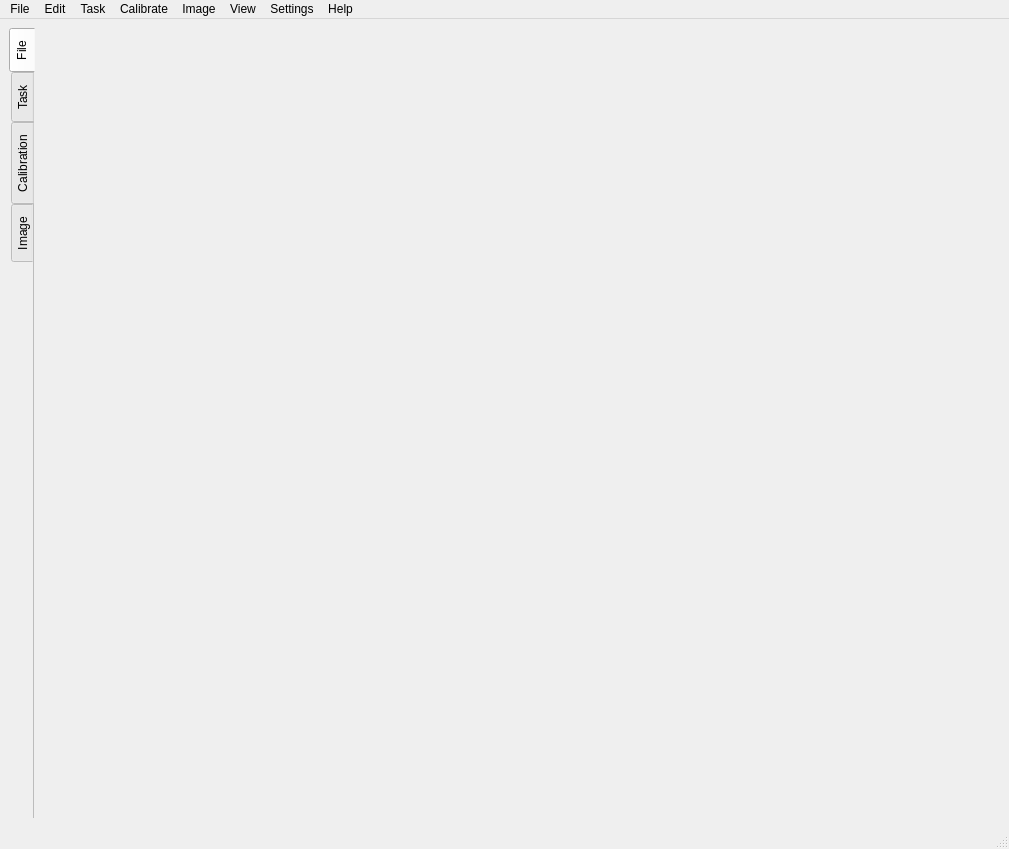
<?xml version="1.0" encoding="UTF-8"?>
<ui version="4.0">
 <class>MainWindow</class>
 <widget class="QMainWindow" name="MainWindow">
  <property name="geometry">
   <rect>
    <x>0</x>
    <y>0</y>
    <width>1009</width>
    <height>849</height>
   </rect>
  </property>
  <property name="windowTitle">
   <string>MainWindow</string>
  </property>
  <widget class="QWidget" name="centralwidget">
   <layout class="QVBoxLayout" name="verticalLayout">
    <item>
     <layout class="QHBoxLayout" name="horizontalLayout">
      <item>
       <widget class="QTabWidget" name="tabWidget">
        <property name="sizePolicy">
         <sizepolicy hsizetype="Minimum" vsizetype="Expanding">
          <horstretch>0</horstretch>
          <verstretch>0</verstretch>
         </sizepolicy>
        </property>
        <property name="minimumSize">
         <size>
          <width>384</width>
          <height>0</height>
         </size>
        </property>
        <property name="autoFillBackground">
         <bool>false</bool>
        </property>
        <property name="tabPosition">
         <enum>QTabWidget::West</enum>
        </property>
        <property name="currentIndex">
         <number>0</number>
        </property>
        <property name="elideMode">
         <enum>Qt::ElideLeft</enum>
        </property>
        <property name="documentMode">
         <bool>true</bool>
        </property>
        <property name="tabsClosable">
         <bool>false</bool>
        </property>
        <property name="movable">
         <bool>false</bool>
        </property>
        <property name="tabBarAutoHide">
         <bool>false</bool>
        </property>
        <widget class="WidgetFile" name="tab_File">
         <attribute name="title">
          <string>File</string>
         </attribute>
        </widget>
        <widget class="QWidget" name="tab_Task">
         <attribute name="title">
          <string>Task</string>
         </attribute>
         <layout class="QVBoxLayout" name="verticalLayout_13">
          <item>
           <widget class="QScrollArea" name="scrollArea_2">
            <property name="widgetResizable">
             <bool>true</bool>
            </property>
            <widget class="QWidget" name="scrollAreaWidgetContents_2">
             <property name="geometry">
              <rect>
               <x>0</x>
               <y>0</y>
               <width>341</width>
               <height>767</height>
              </rect>
             </property>
             <layout class="QVBoxLayout" name="verticalLayout_14">
              <item>
               <widget class="QGroupBox" name="groupBox_current_task">
                <property name="title">
                 <string>Current Task</string>
                </property>
                <layout class="QVBoxLayout" name="verticalLayout_3">
                 <item>
                  <layout class="QVBoxLayout" name="verticalLayout_2">
                   <item>
                    <layout class="QHBoxLayout" name="horizontalLayout_2">
                     <item>
                      <widget class="QLabel" name="label_2">
                       <property name="text">
                        <string>Task Name</string>
                       </property>
                      </widget>
                     </item>
                     <item>
                      <spacer name="horizontalSpacer_6">
                       <property name="orientation">
                        <enum>Qt::Horizontal</enum>
                       </property>
                       <property name="sizeHint" stdset="0">
                        <size>
                         <width>40</width>
                         <height>20</height>
                        </size>
                       </property>
                      </spacer>
                     </item>
                     <item>
                      <widget class="QLabel" name="label_task_name">
                       <property name="text">
                        <string>TextLabel</string>
                       </property>
                      </widget>
                     </item>
                    </layout>
                   </item>
                   <item>
                    <widget class="QLabel" name="label_task_executing">
                     <property name="text">
                      <string>A task is executing</string>
                     </property>
                    </widget>
                   </item>
                   <item>
                    <widget class="QProgressBar" name="progressBar">
                     <property name="value">
                      <number>24</number>
                     </property>
                    </widget>
                   </item>
                   <item>
                    <widget class="QListView" name="listView_task_queue">
                     <property name="sizePolicy">
                      <sizepolicy hsizetype="Expanding" vsizetype="Expanding">
                       <horstretch>0</horstretch>
                       <verstretch>0</verstretch>
                      </sizepolicy>
                     </property>
                     <property name="minimumSize">
                      <size>
                       <width>0</width>
                       <height>0</height>
                      </size>
                     </property>
                    </widget>
                   </item>
                   <item>
                    <widget class="QPushButton" name="pushButton_next_task">
                     <property name="text">
                      <string>Execute Task</string>
                     </property>
                    </widget>
                   </item>
                  </layout>
                 </item>
                </layout>
               </widget>
              </item>
              <item>
               <widget class="QGroupBox" name="groupBox_system_info">
                <property name="title">
                 <string>System Info</string>
                </property>
                <layout class="QVBoxLayout" name="verticalLayout_12">
                 <item>
                  <layout class="QVBoxLayout" name="verticalLayout_11" stretch="2,1,1,2,1,1,3,1,1">
                   <item>
                    <layout class="QHBoxLayout" name="horizontalLayout_3">
                     <item>
                      <layout class="QVBoxLayout" name="verticalLayout_8">
                       <item>
                        <widget class="QLabel" name="label">
                         <property name="text">
                          <string>CPU count</string>
                         </property>
                        </widget>
                       </item>
                       <item>
                        <widget class="QLabel" name="label_3">
                         <property name="text">
                          <string>CPU percent</string>
                         </property>
                        </widget>
                       </item>
                      </layout>
                     </item>
                     <item>
                      <spacer name="horizontalSpacer_2">
                       <property name="orientation">
                        <enum>Qt::Horizontal</enum>
                       </property>
                       <property name="sizeHint" stdset="0">
                        <size>
                         <width>40</width>
                         <height>20</height>
                        </size>
                       </property>
                      </spacer>
                     </item>
                     <item>
                      <layout class="QVBoxLayout" name="verticalLayout_5">
                       <item>
                        <widget class="QLabel" name="label_cpu_count">
                         <property name="text">
                          <string>TextLabel</string>
                         </property>
                        </widget>
                       </item>
                       <item>
                        <widget class="QLabel" name="label_cpu_percent">
                         <property name="text">
                          <string>TextLabel</string>
                         </property>
                        </widget>
                       </item>
                      </layout>
                     </item>
                    </layout>
                   </item>
                   <item>
                    <widget class="QProgressBar" name="progressBar_cpu_percent">
                     <property name="value">
                      <number>24</number>
                     </property>
                    </widget>
                   </item>
                   <item>
                    <spacer name="verticalSpacer">
                     <property name="orientation">
                      <enum>Qt::Vertical</enum>
                     </property>
                     <property name="sizeHint" stdset="0">
                      <size>
                       <width>20</width>
                       <height>40</height>
                      </size>
                     </property>
                    </spacer>
                   </item>
                   <item>
                    <layout class="QHBoxLayout" name="horizontalLayout_4">
                     <item>
                      <layout class="QVBoxLayout" name="verticalLayout_9">
                       <item>
                        <widget class="QLabel" name="label_4">
                         <property name="text">
                          <string>Memory Total</string>
                         </property>
                        </widget>
                       </item>
                       <item>
                        <widget class="QLabel" name="label_5">
                         <property name="text">
                          <string>Memory Available</string>
                         </property>
                        </widget>
                       </item>
                      </layout>
                     </item>
                     <item>
                      <spacer name="horizontalSpacer_3">
                       <property name="orientation">
                        <enum>Qt::Horizontal</enum>
                       </property>
                       <property name="sizeHint" stdset="0">
                        <size>
                         <width>40</width>
                         <height>20</height>
                        </size>
                       </property>
                      </spacer>
                     </item>
                     <item>
                      <layout class="QVBoxLayout" name="verticalLayout_6">
                       <item>
                        <widget class="QLabel" name="label_memory_total">
                         <property name="text">
                          <string>TextLabel</string>
                         </property>
                        </widget>
                       </item>
                       <item>
                        <widget class="QLabel" name="label_memory_available">
                         <property name="text">
                          <string>TextLabel</string>
                         </property>
                        </widget>
                       </item>
                      </layout>
                     </item>
                    </layout>
                   </item>
                   <item>
                    <widget class="QProgressBar" name="progressBar_memory_percent">
                     <property name="value">
                      <number>24</number>
                     </property>
                    </widget>
                   </item>
                   <item>
                    <spacer name="verticalSpacer_2">
                     <property name="orientation">
                      <enum>Qt::Vertical</enum>
                     </property>
                     <property name="sizeHint" stdset="0">
                      <size>
                       <width>20</width>
                       <height>40</height>
                      </size>
                     </property>
                    </spacer>
                   </item>
                   <item>
                    <layout class="QHBoxLayout" name="horizontalLayout_5">
                     <item>
                      <layout class="QVBoxLayout" name="verticalLayout_10">
                       <item>
                        <widget class="QLabel" name="label_14">
                         <property name="text">
                          <string>Disk Partition</string>
                         </property>
                        </widget>
                       </item>
                       <item>
                        <widget class="QLabel" name="label_6">
                         <property name="text">
                          <string>Disk Total</string>
                         </property>
                        </widget>
                       </item>
                       <item>
                        <widget class="QLabel" name="label_7">
                         <property name="text">
                          <string>Disk Available</string>
                         </property>
                        </widget>
                       </item>
                      </layout>
                     </item>
                     <item>
                      <spacer name="horizontalSpacer_4">
                       <property name="orientation">
                        <enum>Qt::Horizontal</enum>
                       </property>
                       <property name="sizeHint" stdset="0">
                        <size>
                         <width>40</width>
                         <height>20</height>
                        </size>
                       </property>
                      </spacer>
                     </item>
                     <item>
                      <layout class="QVBoxLayout" name="verticalLayout_7">
                       <item>
                        <widget class="QLabel" name="label_disk_partition">
                         <property name="text">
                          <string>TextLabel</string>
                         </property>
                        </widget>
                       </item>
                       <item>
                        <widget class="QLabel" name="label_disk_total">
                         <property name="text">
                          <string>TextLabel</string>
                         </property>
                        </widget>
                       </item>
                       <item>
                        <widget class="QLabel" name="label_disk_available">
                         <property name="text">
                          <string>TextLabel</string>
                         </property>
                        </widget>
                       </item>
                      </layout>
                     </item>
                    </layout>
                   </item>
                   <item>
                    <widget class="QProgressBar" name="progressBar_disk_percent">
                     <property name="value">
                      <number>24</number>
                     </property>
                    </widget>
                   </item>
                   <item>
                    <layout class="QHBoxLayout" name="horizontalLayout_6">
                     <item>
                      <widget class="QLabel" name="label_8">
                       <property name="text">
                        <string>Process IO</string>
                       </property>
                      </widget>
                     </item>
                     <item>
                      <spacer name="horizontalSpacer_5">
                       <property name="orientation">
                        <enum>Qt::Horizontal</enum>
                       </property>
                       <property name="sizeHint" stdset="0">
                        <size>
                         <width>40</width>
                         <height>20</height>
                        </size>
                       </property>
                      </spacer>
                     </item>
                     <item>
                      <widget class="QLabel" name="label_process_io">
                       <property name="text">
                        <string>TextLabel</string>
                       </property>
                      </widget>
                     </item>
                    </layout>
                   </item>
                  </layout>
                 </item>
                </layout>
               </widget>
              </item>
             </layout>
            </widget>
           </widget>
          </item>
         </layout>
        </widget>
        <widget class="QWidget" name="tab_Calibration">
         <attribute name="title">
          <string>Calibration</string>
         </attribute>
         <layout class="QVBoxLayout" name="verticalLayout_29">
          <item>
           <widget class="QScrollArea" name="scrollArea_3">
            <property name="widgetResizable">
             <bool>true</bool>
            </property>
            <widget class="QWidget" name="scrollAreaWidgetContents_3">
             <property name="geometry">
              <rect>
               <x>0</x>
               <y>0</y>
               <width>324</width>
               <height>944</height>
              </rect>
             </property>
             <layout class="QVBoxLayout" name="verticalLayout_28">
              <item>
               <widget class="QGroupBox" name="groupBox_4">
                <property name="title">
                 <string>Experimental Parameters</string>
                </property>
                <layout class="QVBoxLayout" name="verticalLayout_22">
                 <item>
                  <widget class="QTableView" name="tableView_parameters">
                   <property name="minimumSize">
                    <size>
                     <width>0</width>
                     <height>400</height>
                    </size>
                   </property>
                  </widget>
                 </item>
                 <item>
                  <layout class="QHBoxLayout" name="horizontalLayout_9">
                   <item>
                    <widget class="QPushButton" name="pushButton_change_meta_manually">
                     <property name="text">
                      <string>Change Value</string>
                     </property>
                    </widget>
                   </item>
                   <item>
                    <widget class="QPushButton" name="pushButton_flush_meta">
                     <property name="text">
                      <string>Flush</string>
                     </property>
                    </widget>
                   </item>
                  </layout>
                 </item>
                </layout>
               </widget>
              </item>
              <item>
               <widget class="QGroupBox" name="groupBox_6">
                <property name="title">
                 <string>Background Subtraction</string>
                </property>
                <layout class="QVBoxLayout" name="verticalLayout_26">
                 <item>
                  <widget class="QLabel" name="label_12">
                   <property name="text">
                    <string>Background Pattern in HDF5 File</string>
                   </property>
                  </widget>
                 </item>
                 <item>
                  <widget class="QLineEdit" name="lineEdit_background_in_hdf5"/>
                 </item>
                 <item>
                  <widget class="QPushButton" name="pushButton_4">
                   <property name="text">
                    <string>Choose a Background Matrix...</string>
                   </property>
                  </widget>
                 </item>
                </layout>
               </widget>
              </item>
              <item>
               <widget class="QGroupBox" name="groupBox_5">
                <property name="title">
                 <string>Diffraction Disk Alignment</string>
                </property>
                <layout class="QVBoxLayout" name="verticalLayout_25">
                 <item>
                  <widget class="QLabel" name="label_9">
                   <property name="text">
                    <string>Moving Patterns to...</string>
                   </property>
                  </widget>
                 </item>
                 <item>
                  <layout class="QHBoxLayout" name="horizontalLayout_8">
                   <item>
                    <layout class="QVBoxLayout" name="verticalLayout_24">
                     <item>
                      <widget class="QLabel" name="label_10">
                       <property name="text">
                        <string>Right (in pixels):</string>
                       </property>
                      </widget>
                     </item>
                     <item>
                      <widget class="QLabel" name="label_11">
                       <property name="text">
                        <string>Down (in pixels):</string>
                       </property>
                      </widget>
                     </item>
                    </layout>
                   </item>
                   <item>
                    <spacer name="horizontalSpacer_7">
                     <property name="orientation">
                      <enum>Qt::Horizontal</enum>
                     </property>
                     <property name="sizeHint" stdset="0">
                      <size>
                       <width>40</width>
                       <height>20</height>
                      </size>
                     </property>
                    </spacer>
                   </item>
                   <item>
                    <layout class="QVBoxLayout" name="verticalLayout_23">
                     <item>
                      <widget class="QLineEdit" name="lineEdit">
                       <property name="sizePolicy">
                        <sizepolicy hsizetype="Preferred" vsizetype="Fixed">
                         <horstretch>0</horstretch>
                         <verstretch>0</verstretch>
                        </sizepolicy>
                       </property>
                      </widget>
                     </item>
                     <item>
                      <widget class="QLineEdit" name="lineEdit_2">
                       <property name="sizePolicy">
                        <sizepolicy hsizetype="Preferred" vsizetype="Fixed">
                         <horstretch>0</horstretch>
                         <verstretch>0</verstretch>
                        </sizepolicy>
                       </property>
                      </widget>
                     </item>
                    </layout>
                   </item>
                  </layout>
                 </item>
                 <item>
                  <widget class="QPushButton" name="pushButton_align_change_manually">
                   <property name="text">
                    <string>Change Manually...</string>
                   </property>
                  </widget>
                 </item>
                 <item>
                  <widget class="QPushButton" name="pushButton_align_visual">
                   <property name="text">
                    <string>Alignment by Visual Method...</string>
                   </property>
                  </widget>
                 </item>
                </layout>
               </widget>
              </item>
              <item>
               <widget class="QGroupBox" name="groupBox_7">
                <property name="title">
                 <string>Angular Offset Correction</string>
                </property>
                <layout class="QVBoxLayout" name="verticalLayout_27">
                 <item>
                  <widget class="QLabel" name="label_13">
                   <property name="text">
                    <string>Rotation Angle (in degrees):</string>
                   </property>
                  </widget>
                 </item>
                 <item>
                  <widget class="QLineEdit" name="lineEdit_rotation_angle"/>
                 </item>
                 <item>
                  <widget class="QPushButton" name="pushButton_change_angle_manually">
                   <property name="text">
                    <string>Change Manually...</string>
                   </property>
                  </widget>
                 </item>
                 <item>
                  <widget class="QPushButton" name="pushButton_angle_defocused">
                   <property name="text">
                    <string>Correct by Defocused Reference...</string>
                   </property>
                  </widget>
                 </item>
                 <item>
                  <widget class="QPushButton" name="pushButton_angle_DPC">
                   <property name="text">
                    <string>Correct by DPC...</string>
                   </property>
                  </widget>
                 </item>
                </layout>
               </widget>
              </item>
             </layout>
            </widget>
           </widget>
          </item>
         </layout>
        </widget>
        <widget class="QWidget" name="tab_Image">
         <attribute name="title">
          <string>Image</string>
         </attribute>
        </widget>
       </widget>
      </item>
      <item>
       <spacer name="horizontalSpacer">
        <property name="orientation">
         <enum>Qt::Horizontal</enum>
        </property>
        <property name="sizeHint" stdset="0">
         <size>
          <width>40</width>
          <height>20</height>
         </size>
        </property>
       </spacer>
      </item>
     </layout>
    </item>
   </layout>
  </widget>
  <widget class="QMenuBar" name="menubar">
   <property name="geometry">
    <rect>
     <x>0</x>
     <y>0</y>
     <width>1009</width>
     <height>22</height>
    </rect>
   </property>
   <widget class="QMenu" name="menuFile">
    <property name="title">
     <string>File</string>
    </property>
    <addaction name="actionNew"/>
    <addaction name="actionOpen"/>
    <addaction name="actionClose"/>
    <addaction name="separator"/>
    <addaction name="actionImport_Data"/>
    <addaction name="actionExport_Data"/>
    <addaction name="separator"/>
    <addaction name="actionQuit"/>
   </widget>
   <widget class="QMenu" name="menuEdit">
    <property name="title">
     <string>Edit</string>
    </property>
   </widget>
   <widget class="QMenu" name="menuTask">
    <property name="title">
     <string>Task</string>
    </property>
   </widget>
   <widget class="QMenu" name="menuCalibrate">
    <property name="title">
     <string>Calibrate</string>
    </property>
   </widget>
   <widget class="QMenu" name="menuImage">
    <property name="title">
     <string>Image</string>
    </property>
   </widget>
   <widget class="QMenu" name="menuView">
    <property name="title">
     <string>View</string>
    </property>
   </widget>
   <widget class="QMenu" name="menuSettings">
    <property name="title">
     <string>Settings</string>
    </property>
   </widget>
   <widget class="QMenu" name="menuHelp">
    <property name="title">
     <string>Help</string>
    </property>
   </widget>
   <addaction name="menuFile"/>
   <addaction name="menuEdit"/>
   <addaction name="menuTask"/>
   <addaction name="menuCalibrate"/>
   <addaction name="menuImage"/>
   <addaction name="menuView"/>
   <addaction name="menuSettings"/>
   <addaction name="menuHelp"/>
  </widget>
  <widget class="QStatusBar" name="statusbar"/>
  <action name="actionNew">
   <property name="text">
    <string>New</string>
   </property>
  </action>
  <action name="actionOpen">
   <property name="text">
    <string>Open</string>
   </property>
  </action>
  <action name="actionClose">
   <property name="text">
    <string>Close</string>
   </property>
  </action>
  <action name="actionImport_Data">
   <property name="text">
    <string>Import Data</string>
   </property>
  </action>
  <action name="actionExport_Data">
   <property name="text">
    <string>Export Data</string>
   </property>
  </action>
  <action name="actionQuit">
   <property name="text">
    <string>Quit</string>
   </property>
  </action>
 </widget>
 <customwidgets>
  <customwidget>
   <class>WidgetFile</class>
   <extends>QWidget</extends>
   <header>bin.Widgets.WidgetFile.h</header>
   <container>1</container>
  </customwidget>
 </customwidgets>
 <resources/>
 <connections/>
</ui>
